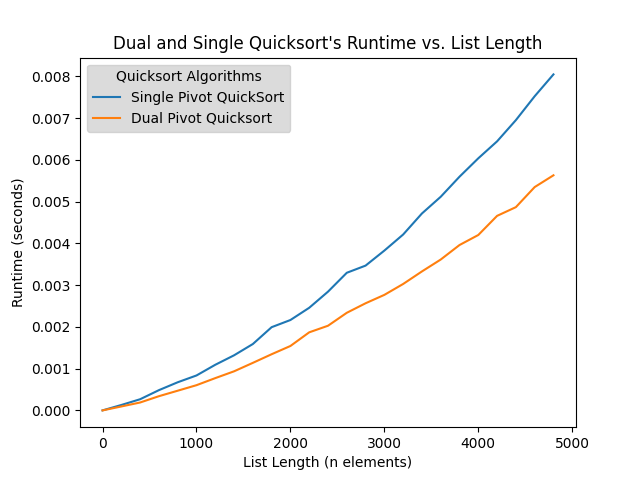

The Python source for this figure:
# ******************* Experiment 6 Functions *******************
# Functions designated to running experiment 6 pertaining to verifying a potential speedup of quick sort

# TODO maybe add partially sorted and sorted lists to test as well

# Import the necessary modules/libraries needed for experiment
from good_sorts import quicksort
from bad_sorts import create_random_list
import timeit
import matplotlib.pyplot as plot


# conduct_AverageRuns conducts an average number of runs for the specific sorting algorithm and measures the corresponding runtime of the algorithm (aginest a target list)
# Paramaters: averageRunCount (number of average runs),  sortingAlgFunc (specific sorting algorithm function) and target_List(specific list to be used)
def conduct_AverageRuns(averageRunCount, sortingAlgFunc, target_List):
    algTime_sum = 0     #sum variable to store sum of runtime for the sorting alg

    # iterates over a specified amount of runs and obtain a average runtime for the sorting algorithm
    for num in range(averageRunCount):
        start_time = timeit.default_timer()     # starts the timer
        sortingAlgFunc(target_List.copy())             # calls the sort alg function with a copy of the list
        end_time = timeit.default_timer()       # ends the time
        algTime_sum += (end_time - start_time)  # adds the runtime to the algTime_sum

    return algTime_sum      # returns the sum of the average runtimes


# dual_quicksort(L) sorts a list using two pivots (first and second elements of the list respectively) via recursion
def dual_quicksort(L):
    if len(L) < 3:      # base case needed for dual quicksort, if len < 3, return the list
        return L

    # assign first and second pivot to first and second elements of L respectively
    first_pivot = L[0]
    sec_pivot = L[1]
    left, middle, right = [], [], []        #create lists to store the left, right and mid portions of the L during recursion sorting

    # if first pivot is greater than second pivot, swap them within L
    if(first_pivot > sec_pivot):
        first_pivot = L[1]
        sec_pivot = L[0]

    # iterate through all numbers from index 2 of L to its end
    for num in L[2:]:
        if num < first_pivot:       # if num is less than first_pivot, add it to left portion
            left.append(num)

        elif num > sec_pivot:       # if num is greater than sec_pivot, add it to right portion
            right.append(num)

        else:                       # if num <= first pivor and num <= sec_pivot, add it to middle portion
            middle.append(num)

    return dual_quicksort(left) + [first_pivot] + dual_quicksort(middle) + [sec_pivot] + dual_quicksort(right)
    # recursively sort the portions and return them in the corresponding order as final sorted L


# DualvsSingle_QuickSort tests dual quicksort vs. normal quicksort for a specific amount of test_runs and plots the corresponding runtime results from each algorithm using matplotlib
# Paramaters: test_runs(number of actual test runs), average_runs (number of average runs - done during each actual test run) and increaseList_factor(factor used to increase the list size)
def DualvsSingle_QuickSort(test_runs, average_runs, increaseList_factor):
    list_max = 100
    list_len = 0
    # declare the default max and len of list: 0
    # TODO maybe increase list max as well

    # lists to store the average runtimes computed for each sorting alg as well as the increasing lengths of the list
    SingleQuick_times = []
    DualQuick_times = []
    list_lens = []

    # iterates over the specified number of test runs, creates a new list in each run and conducts average runs for dual quicksort and normal quicksort
    for num in range(test_runs):
        L = create_random_list(list_len, list_max)
        SingleQuick_time_sum = conduct_AverageRuns(average_runs, quicksort, L)
        DualQuick_time_sum = conduct_AverageRuns(average_runs, dual_quicksort, L)

        # appends the target list length and runtimes of the sorting algs to the corresponding time lusts
        list_lens.append(len(L))
        SingleQuick_times.append(SingleQuick_time_sum/average_runs)
        DualQuick_times.append(DualQuick_time_sum/ average_runs)

        # increases the list's length by a corresponding factor
        list_len += increaseList_factor


    # plots the runtimes of the 3 sorting algorithms with the following legends and axis titles
    plot.plot(list_lens, SingleQuick_times, label='Single Pivot QuickSort')
    plot.plot(list_lens, DualQuick_times, label='Dual Pivot Quicksort')
    plot.legend(loc='upper left', title='Quicksort Algorithms', fontsize=10, facecolor='lightgray')
    plot.xlabel('List Length (n elements)')
    plot.ylabel('Runtime (seconds)')
    plot.title("Dual and Single Quicksort's Runtime vs. List Length")
    plot.show()

    # returns the accumulated runtimes of all the sorting algs
    return SingleQuick_times, DualQuick_times


# assertions used to test the validity of the dual_quicksort alg against the normal quicksort
L = create_random_list(100, 100)
L2 = create_random_list(1000, 10000)
L3 = create_random_list(1000, 10000)
L4 = create_random_list(1000, 70000)
assert(quicksort(L) == dual_quicksort(L))
assert(quicksort(L2) == dual_quicksort(L2))
assert(quicksort(L3) == dual_quicksort(L3))
assert(quicksort(L4) == dual_quicksort(L4))



# calls the function to commence the test and plot the curve with the following parameters: 15 test runs, 30 average runs (for each test run) with an increasing list factor of 100
DualvsSingle_QuickSort(25, 50, 200)
